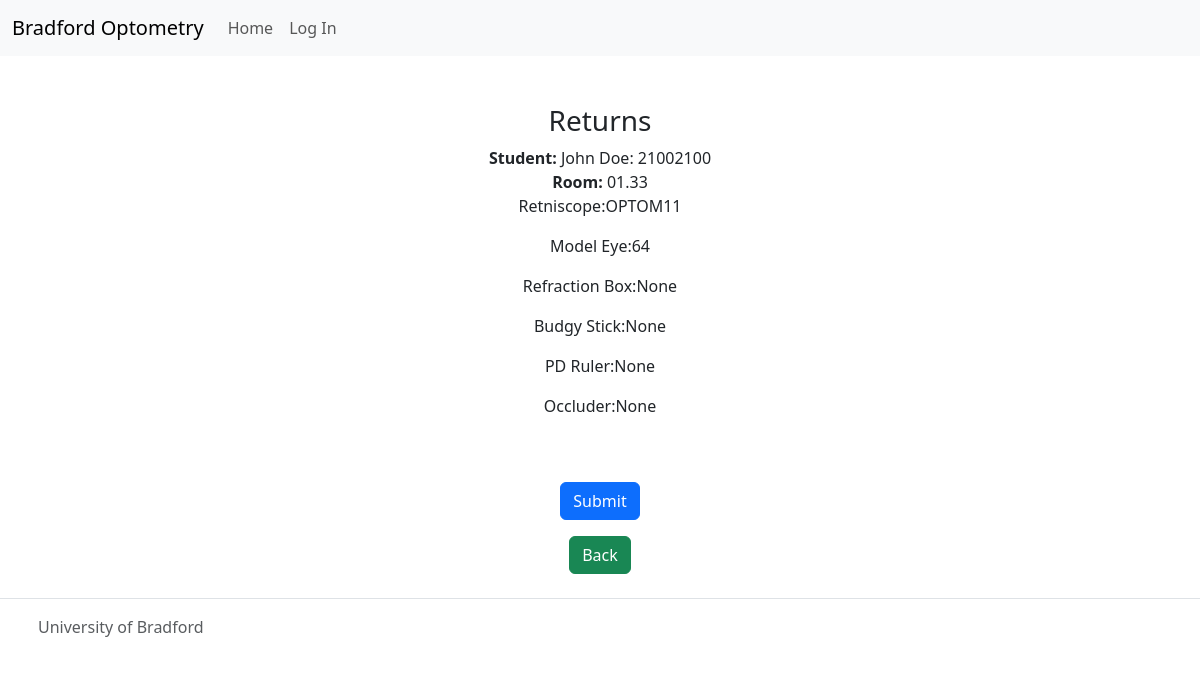
/loan/returns/7, run on the app's committed database.
### loan/models.py (models this page shows, shortened)
class Loan(models.Model):
    student = models.ForeignKey(Student, on_delete=models.CASCADE)
    equipment = models.CharField(max_length=250)
    date = models.DateField(auto_now_add=True)
    time_taken = models.TimeField(auto_now_add=True)
    time_returned = models.TimeField(auto_now_add=False, default='12:00')
    room = models.CharField(max_length=10, default="0.00")
    equipment_returned = models.CharField(max_length=250, default="None")
    all_returned = models.BooleanField(default=False)

class Student(models.Model):
    name = models.CharField(max_length=150)
    surname = models.CharField(max_length=150)
    student_nr = models.CharField(max_length=15)

### loan/views.py (the view)
# urls.py: path('returns/<int:pk>', views.returns, name='returns')
def returns(request,pk):
    returns = get_object_or_404(Loan, id=pk)
    equipment = returns.equipment.split(",")
    now = datetime.now()
    current_time = now.strftime("%H:%M:%S")
    print(current_time)
    if request.method == 'POST':
        returns.equipment_returned = returns.equipment
        returns.all_returned = True
        returns.time_returned = current_time
        returns.save()
        return redirect(reverse('loan'))
    return render(request, 'returns.html',{'returns':returns, 'equipment': equipment})

### templates/returns.html (shortened to what this page needs)
{% extends 'base.html' %}
{% block content %}
<div class="row justify-content-center mt-5">
    <div class="col col-lg-6">
        <h3>Returns</h3>
        <form method="POST">
            <strong>Student:</strong> {{returns.student.name}} {{returns.student.surname}}: {{returns.student.student_nr}}
            <br>
            <strong>Room:</strong> {{returns.room}}
            {% for item in equipment %}
                <p>{{item}}</p>
            {% endfor %}
            <button type="submit" class="btn btn-primary mt-5">Submit</button>
        </form>
    </div>
</div>
  <a class="btn btn-success mt-3" href="{% url 'list' %}">Back</a>
{% endblock %}

### data on the page
Loan: student.name "John", student.surname "Doe", student.student_nr "21002100", room "01.33"

### other printed values
{{ item }} "Retniscope:OPTOM11" "Model Eye:64" "Refraction Box:None" "Budgy Stick:None" "PD Ruler:None" "Occluder:None"
